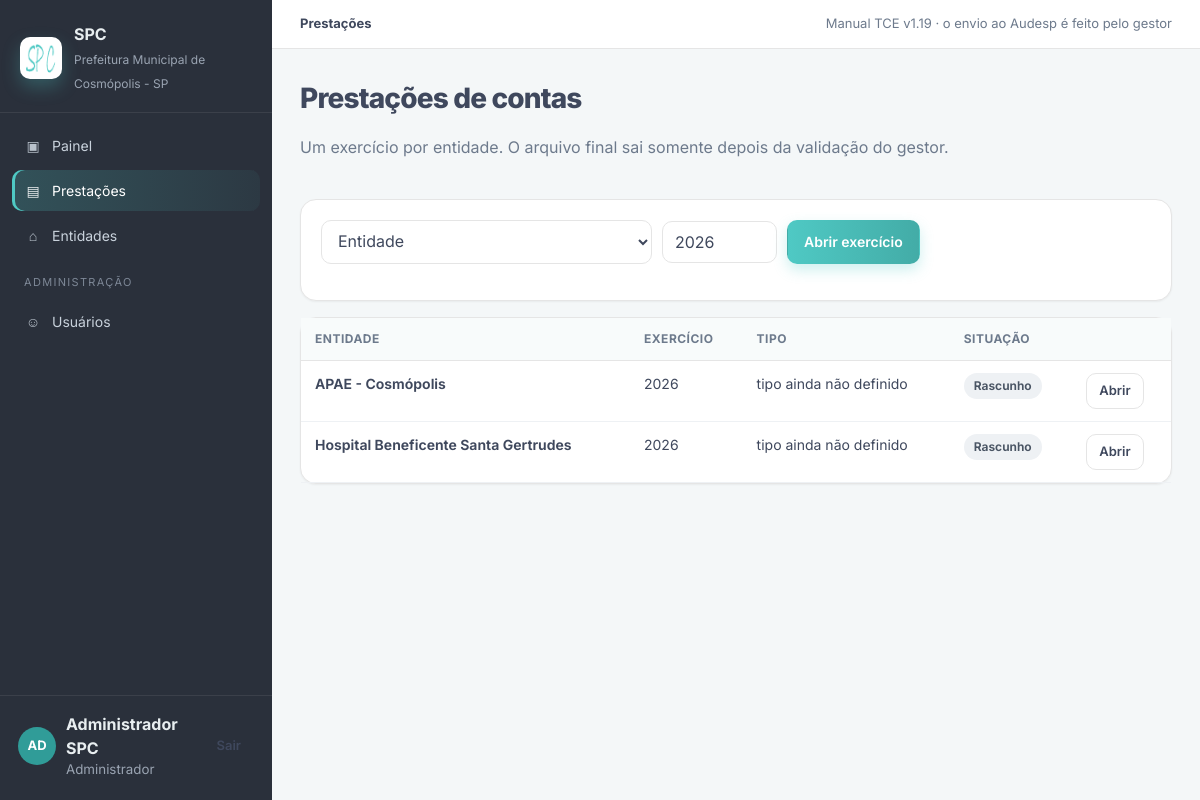
The app's page /prestacoes/ (signed in) with its own data.
### app/models.py (models this page shows, shortened)
class Usuario(UserMixin, db.Model):
    __tablename__ = "usuarios"
    id = db.Column(db.Integer, primary_key=True)
    username = db.Column(db.String(80), unique=True, nullable=False, index=True)
    nome = db.Column(db.String(160), nullable=False)
    email = db.Column(db.String(160))
    senha_hash = db.Column(db.String(256), nullable=False)
    perfil = db.Column(db.String(20), nullable=False, default=PERFIL_ENTIDADE)
    ativo = db.Column(db.Boolean, default=True, nullable=False)
    pode_gerar_json = db.Column(db.Boolean, default=False, nullable=False)
    entidade_id = db.Column(db.Integer, db.ForeignKey("entidades.id"))
    criado_em = db.Column(db.DateTime, default=datetime.utcnow)
    ultimo_acesso = db.Column(db.DateTime)
    entidade = db.relationship("Entidade", backref="usuarios")
    @property
    def is_admin(self) -> bool:
        return self.perfil == PERFIL_ADMIN
    @property
    def is_entidade(self) -> bool:
        return self.perfil == PERFIL_ENTIDADE
    @property
    def is_active(self) -> bool:
        return bool(self.ativo)
    @property
    def perfil_rotulo(self) -> str:
        return rotulo_perfil(self.perfil)

class Prestacao(db.Model):
    __tablename__ = "prestacoes"
    id = db.Column(db.Integer, primary_key=True)
    entidade_id = db.Column(db.Integer, db.ForeignKey("entidades.id"), nullable=False, index=True)
    ano = db.Column(db.Integer, nullable=False)
    mes = db.Column(db.Integer, nullable=False, default=12)
    tipo_documento = db.Column(db.String(80))
    codigo_ajuste = db.Column(db.String(24))
    municipio_audesp = db.Column(db.Integer)
    status = db.Column(db.String(40), nullable=False, default=STATUS_RASCUNHO, index=True)
    retificacao = db.Column(db.Boolean, default=False, nullable=False)
    declaracao_negativa = db.Column(db.Boolean, default=False, nullable=False)
    primeira_prestacao = db.Column(db.Boolean, default=True, nullable=False)
    ultimo_periodo_vigencia = db.Column(db.Boolean, default=False, nullable=False)
    conferencia_codigos_audesp = db.Column(db.Boolean, default=False, nullable=False)
    conferencia_ajuste = db.Column(db.Boolean, default=False, nullable=False)
    conferencia_certidoes = db.Column(db.Boolean, default=False, nullable=False)
    protocolo_audesp = db.Column(db.String(80))
    criado_em = db.Column(db.DateTime, default=datetime.utcnow)
    atualizado_em = db.Column(db.DateTime, default=datetime.utcnow, onupdate=datetime.utcnow)
    enviado_em = db.Column(db.DateTime)
    validado_em = db.Column(db.DateTime)
    json_gerado_em = db.Column(db.DateTime)
    blocos = db.relationship("Bloco", backref="prestacao", cascade="all, delete-orphan")
    pendencias = db.relationship("Pendencia", backref="prestacao", cascade="all, delete-orphan")
    eventos = db.relationship(
        "Historico",
        backref="prestacao",
        cascade="all, delete-orphan",
        order_by="Historico.criado_em.desc()",
    )
    arquivos = db.relationship(
        "ArquivoGerado",
        backref="prestacao",
        cascade="all, delete-orphan",
        order_by="ArquivoGerado.gerado_em.desc()",
    )
    __table_args__ = (db.UniqueConstraint("entidade_id", "ano", name="uq_prestacao_entidade_ano"),)
    @property
    def status_rotulo(self) -> str:
        return rotulo_status(self.status)

class Entidade(db.Model):
    __tablename__ = "entidades"
    id = db.Column(db.Integer, primary_key=True)
    codigo = db.Column(db.String(40), unique=True, nullable=False)
    nome_exibicao = db.Column(db.String(200), nullable=False)
    razao_social = db.Column(db.String(200), nullable=False)
    cnpj = db.Column(db.String(18), nullable=False)
    endereco = db.Column(db.String(255), nullable=False)
    bairro = db.Column(db.String(120))
    cidade = db.Column(db.String(120), default="Cosmópolis")
    uf = db.Column(db.String(2), default="SP")
    cep = db.Column(db.String(12))
    telefones = db.Column(db.String(120))
    horario = db.Column(db.String(80))
    email = db.Column(db.String(160))
    email_alternativo = db.Column(db.String(160))
    codigo_audesp = db.Column(db.Integer)
    ativa = db.Column(db.Boolean, default=True, nullable=False)
    criado_em = db.Column(db.DateTime, default=datetime.utcnow)
    atualizado_em = db.Column(db.DateTime, default=datetime.utcnow, onupdate=datetime.utcnow)
    prestacoes = db.relationship("Prestacao", backref="entidade", lazy="dynamic")

### app/blueprints/prestacoes/routes.py (the view)
@bp.route("/")
@login_required
def lista():
    consulta = Prestacao.query
    if current_user.is_entidade:
        consulta = consulta.filter_by(entidade_id=current_user.entidade_id)
    prestacoes = consulta.order_by(Prestacao.ano.desc()).all()
    entidades = []
    if current_user.is_admin or current_user.is_gestor:
        entidades = Entidade.query.filter_by(ativa=True).order_by(Entidade.nome_exibicao).all()
    return render_template("prestacoes/lista.html", prestacoes=prestacoes, entidades=entidades)

### app/__init__.py (called while the page is built)
def resolve_favicon_file(app: Flask) -> Path:
    static = Path(app.static_folder)
    configured = static / app.config.get("FAVICON_IMAGE", "img/Favicon.ico")
    if configured.exists():
        return configured
    for name in ("Favicon.ico", "Favicon.png", "favicon.ico"):
        fallback = static / "img" / name
        if fallback.exists():
            return fallback
    return configured

### app/models.py (called while the page is built)
def rotulo_status(codigo: str) -> str:
    return dict(STATUS_PRESTACAO).get(codigo, codigo or "—")

def rotulo_perfil(codigo: str) -> str:
    return dict(PERFIS).get(codigo, codigo or "—")

### templates/prestacoes/lista.html (shortened to what this page needs)
{% extends "base.html" %}
{% block crumb %}<strong>Prestações</strong>{% endblock %}
{% block content %}
<div class="page-head">
  <div>
    <h1>Prestações de contas</h1>
    <p class="muted">Um exercício por entidade. O arquivo final sai somente depois da validação do gestor.</p>
  </div>
</div>
{% if current_user.is_admin or current_user.is_gestor or current_user.is_entidade %}
<article class="card" style="margin-bottom:16px">
  <form class="card-body filters" method="post" action="{{ url_for('prestacoes.nova') }}">
    {% if not current_user.is_entidade %}
    <select class="input" name="entidade_id" required>
      <option value="">Entidade</option>
    </select>
    {% endif %}
    <input class="input" type="number" name="ano" min="2025" max="2100" value="{{ now.year }}" required>
    <button class="btn btn-primary" type="submit">Abrir exercício</button>
  </form>
</article>
{% endif %}
<article class="card">
  <div class="table-wrap">
    <table class="data">
      <thead><tr><th>Entidade</th><th>Exercício</th><th>Tipo</th><th>Situação</th><th></th></tr></thead>
      <tbody>
      {% for p in prestacoes %}
        <tr>
          <td class="name">{{ p.entidade.nome_exibicao }}</td>
          <td>{{ p.ano }}</td>
          <td>{{ p.tipo_documento or 'tipo ainda não definido' }}</td>
          <td><span class="badge {{ badge_status(p.status) }}">{{ p.status_rotulo }}</span></td>
          <td><a class="btn btn-secondary btn-sm" href="{{ url_for('prestacoes.detalhe', item_id=p.id) }}">Abrir</a></td>
        </tr>
      {% else %}
        <tr><td colspan="5" class="empty">Nenhuma prestação.</td></tr>
      {% endfor %}
      </tbody>
    </table>
  </div>
</article>
{% endblock %}

### templates/base.html (shortened to what this page needs)
<!doctype html>
<html lang="pt-BR">
<head>
  <link rel="stylesheet" href="{{ url_for('static', filename='css/colors.css') }}">
  <link rel="stylesheet" href="{{ url_for('static', filename='css/app.css') }}">
</head>
<body>
<div class="app-shell">
  <aside class="sidebar" id="sidebar">
    <div class="brand">
      <img class="brand-mark" src="{{ favicon_url }}" alt="SPC">
      <div>
        <strong>SPC</strong>
        <span>{{ prefeitura }}</span>
      </div>
    </div>
    <nav class="nav">
      <a class="{{ 'active' if request.endpoint == 'dashboard.index' }}" href="{{ url_for('dashboard.index') }}"><span class="ico">▣</span> Painel</a>
      <a class="{{ 'active' if request.endpoint and request.endpoint.startswith('prestacoes') }}" href="{{ url_for('prestacoes.lista') }}"><span class="ico">▤</span> Prestações</a>
      {% if current_user.is_admin or current_user.is_gestor %}
      <a class="{{ 'active' if request.endpoint and request.endpoint.startswith('entidades') }}" href="{{ url_for('entidades.lista') }}"><span class="ico">⌂</span> Entidades</a>
      {% endif %}
      {% if current_user.is_admin %}
      <div class="nav-label">Administração</div>
      <a class="{{ 'active' if request.endpoint == 'admin.usuarios' }}" href="{{ url_for('admin.usuarios') }}"><span class="ico">☺</span> Usuários</a>
      {% endif %}
    </nav>
    <div class="sidebar-user">
      <div class="avatar">{{ (current_user.nome or 'U')[:2]|upper }}</div>
      <div style="flex:1">
        <strong>{{ current_user.nome }}</strong>
        <small>{{ current_user.perfil_rotulo }}{% if current_user.entidade %} · {{ current_user.entidade.codigo }}{% endif %}</small>
      </div>
      <a class="btn btn-ghost btn-sm" href="{{ url_for('auth.logout') }}" title="Sair">Sair</a>
    </div>
  </aside>
  <div class="main">
    <header class="topbar">
      <div style="display:flex;gap:10px;align-items:center">
        <div class="breadcrumb">{% block crumb %}{{ orgao }}{% endblock %}</div>
      </div>
      <div class="muted" style="font-size:13px">Manual TCE v1.19 · o envio ao Audesp é feito pelo gestor</div>
    </header>
    <main class="content">
      {% block content %}{% endblock %}
    </main>
  </div>
</div>
</body>
</html>

### static/css/colors.css (style rules this page uses)
:root { --primary-color: #4fc9c4; --primary-dark: #43aca7; --primary-hover: #3c9b96; --secondary-color: #6d7a8c; --text-color: #3f485d; --border-color: #e5e5e5; --success-color: #79b24a; --warning-color: #f2823c; --danger-color: #e81d51; --info-color: #91ceff; --light-color: #2a303b; --dark-color: #2a303b; --gray-color: #6d7a8c; --input-focus: #4fc9c4; --input-focus-shadow: rgba(79, 201, 196, 0.25); --color-100: #ffffff; --color-95: #ebf9f9; --color-90: #d8f3f2; --color-85: #c4edec; --color-80: #b1e7e5; --color-75: #9de1df; --color-70: #8adbd8; --color-65: #76d5d2; --color-60: #63cfcb; --color-55: #4fc9c4; --color-50: #3cc3bf; --color-45: #36b0ac; --color-40: #309c98; --color-35: #2a8985; --color-30: #247572; --color-25: #1e625f; --color-20: #184e4c; --color-15: #123b39; --color-10: #0c2726; --color-5: #061413; --color-0: #000000; --success-light: #d1e7dd; --warning-light: #fff3cd; --danger-light: #f8d7da; --info-light: #cff4fc; --bg-color: var(--color-95); --card-bg: var(--color-100); --text-primary: #212529; --text-secondary: #6c757d; --text-muted: #adb5bd; --shadow-sm: 0 2px 4px rgba(0, 0, 0, 0.05); --shadow-md: 0 4px 8px rgba(0, 0, 0, 0.1); --shadow-lg: 0 8px 16px rgba(0, 0, 0, 0.15); --border-radius-sm: 4px; --border-radius-md: 8px; --border-radius-lg: 12px; --border-radius-xl: 16px; --transition-fast: 0.15s ease; --transition-normal: 0.3s ease; --transition-slow: 0.5s ease; }
.sidebar { background: linear-gradient(180deg, var(--primary-color) 0%, var(--primary-dark) 100%); }
.brand-mark { display: block; width: 32px; height: 32px; border-radius: 8px; object-fit: contain; background: #fff; }
.btn-primary { background-color: var(--primary-color); border-color: var(--primary-color); }
.btn-secondary { background-color: var(--secondary-color); border-color: var(--secondary-color); color: #000; }
a { color: var(--primary-color); text-decoration: none; }
.badge { padding: 6px 12px; border-radius: 20px; font-weight: 500; }
.card { border: none; border-radius: var(--border-radius-lg); box-shadow: var(--shadow-sm); }

### records on screen
Usuario: nome "AD", nome "Administrador SPC", perfil_rotulo "Administrador"
Prestacao: entidade.nome_exibicao "APAE - Cosmópolis", ano "2026", tipo_documento "tipo ainda não definido", status_rotulo "Rascunho"
Prestacao: entidade.nome_exibicao "Hospital Beneficente Santa Gertrudes", ano "2026", tipo_documento "tipo ainda não definido", status_rotulo "Rascunho"

### other values on screen
{{ prefeitura }} "Prefeitura Municipal de Cosmópolis - SP"
